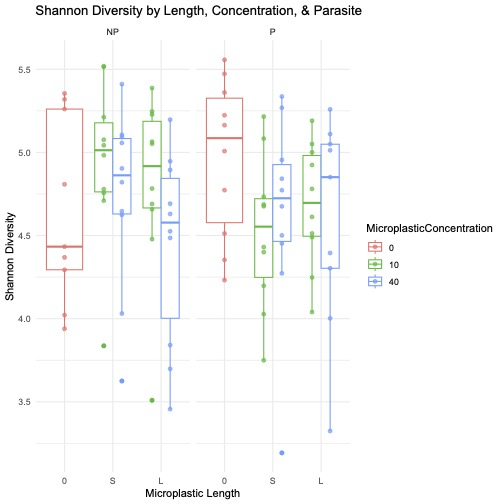

R code for this plot:
# Load required libraries
library(qiime2R)
library(ggplot2)
library(lme4)
library(lmerTest)
library(dplyr)
# For post-hoc Dunn's test:
library(dunn.test)

readRenviron(".Renviron")

# -------------------------------
# Load and Prepare Shannon Diversity Data
# -------------------------------

# Read the exported Shannon diversity TSV file
tsv_path <- file.path(Sys.getenv("BASE_DATA_PATH"), "rarefied_shannon.tsv")
tsv_data <- read.table(tsv_path, header = TRUE, sep = "\t", stringsAsFactors = FALSE)
head(tsv_data)

# Rename the first column to "SampleID_full" and the second column to "shannon"
names(tsv_data)[1] <- "SampleID_full"
names(tsv_data)[2] <- "shannon"

# -------------------------------
# Load Treatment Metadata and Merge
# -------------------------------

# Load the treatments CSV file (metadata)
treatment_data <- read.csv(file.path(Sys.getenv("BASE_DATA_PATH"),
                                     "Metadata for microbiota analysis.xlsx - PES MPF paper metadata.csv"),
                           header = TRUE, stringsAsFactors = FALSE)
head(treatment_data)

# Create a matching SampleID_full in the treatment data
treatment_data$SampleID_full <- sprintf("KA%03d", as.numeric(treatment_data$Sample.ID))

# Merge treatment metadata with Shannon diversity data
merged_data <- merge(treatment_data, tsv_data, by = "SampleID_full", all.x = TRUE)
head(merged_data)

# -------------------------------
# Prepare Treatment Variables
# -------------------------------

# Convert treatment variables to factors using appropriate columns
merged_data$MicroplasticLength <- factor(merged_data$MPF.length..Long.Short., levels = c("0", "S", "L"))
merged_data$MicroplasticConcentration <- factor(merged_data$Concentration..µg.L., levels = c("0", "10", "40"))
merged_data$Parasite <- factor(merged_data$Parasite..P.parasite.NP.non.parasite., levels = c("NP", "P"))



output_plot <- ggplot(merged_data, aes(x = MicroplasticLength, y = shannon, color = MicroplasticConcentration)) +
  geom_boxplot(position = position_dodge(width = 0.75)) +
  geom_jitter(position = position_dodge(width = 0.75), alpha = 0.7) +
  facet_wrap(~ Parasite) +
  labs(title = "Shannon Diversity by Length, Concentration, & Parasite",
       x = "Microplastic Length",
       y = "Shannon Diversity") +
  theme_minimal()

output_plot


# Create a new combined treatment variable based on concentration and length.
# If concentration is "0", then label as "Control". Otherwise, label as "Treated_{Concentration}_{Length}"
merged_data$CombinedTreatment <- ifelse(merged_data$MicroplasticConcentration == "0", 
                                    "Control", 
                                    paste("Treated",
                                          merged_data$MicroplasticConcentration,
                                          merged_data$MicroplasticLength,
                                          sep = "_"))
# Convert the new variable to a factor
merged_data$CombinedTreatment <- factor(merged_data$CombinedTreatment)

library(rcompanion)

scheirerRayHare(shannon ~ CombinedTreatment * Parasite, data = merged_data)


# DV:  shannon 
# Observations:  98 
# D:  1 
# MS total:  808.5 

#                            Df Sum Sq      H p.value
# CombinedTreatment           4   2142 2.6490 0.61816
# Parasite                    1    321 0.3965 0.52888
# CombinedTreatment:Parasite  4   5621 6.9526 0.13841
# Residuals                  88  70390 
